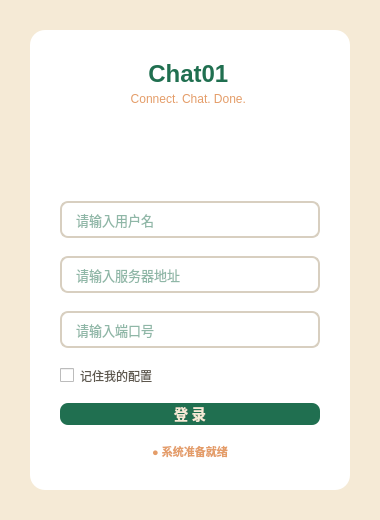
<?xml version="1.0" encoding="UTF-8"?>
<ui version="4.0">
 <class>LoginWindow</class>
 <widget class="QWidget" name="LoginWindow">
  <property name="geometry">
   <rect>
    <x>0</x>
    <y>0</y>
    <width>380</width>
    <height>520</height>
   </rect>
  </property>
  <property name="minimumSize">
   <size>
    <width>380</width>
    <height>520</height>
   </size>
  </property>
  <property name="maximumSize">
   <size>
    <width>380</width>
    <height>520</height>
   </size>
  </property>
  <property name="windowTitle">
   <string>Chat01 登录</string>
  </property>
  <property name="styleSheet">
   <string notr="true">
/* 整体背景使用杏米色 */
QWidget#LoginWindow {
    background-color: #F5EAD6;
    font-family: "Microsoft YaHei UI";
}

/* 登录卡片 */
QFrame#card {
    background: #ffffff;
    border-radius: 15px;
}

/* 输入框样式 */
QLineEdit {
    border: 1.5px solid #d8cfc0;
    border-radius: 8px;
    padding: 8px 12px;
    background: #ffffff;
    color: #206F50; /* 文字使用深绿 */
    font-size: 13px;
}

QLineEdit:focus {
    border: 1.5px solid #E49D69; /* 聚焦时变为焦糖橙 */
}

/* 登录按钮使用深林绿 */
QPushButton#loginButton {
    background-color: #206F50;
    color: #F5EAD6; /* 文字使用杏米色平衡 */
    border: none;
    border-radius: 8px;
    font-size: 14px;
    font-weight: bold;
}

QPushButton#loginButton:hover {
    background-color: #2a8a65;
}

QPushButton#loginButton:pressed {
    background-color: #1a5a41;
}

/* 复选框勾选颜色 */
QCheckBox { color: #5d574d; font-size: 12px; }
QCheckBox::indicator:checked {
    background-color: #E49D69;
    border-radius: 2px;
}

/* 状态标签 */
QLabel#statusLabel { color: #E49D69; font-size: 11px; font-weight: bold; }
   </string>
  </property>

  <layout class="QVBoxLayout" name="mainLayout">
   <property name="spacing"><number>0</number></property>
   <property name="margin"><number>30</number></property>

   <item>
    <widget class="QFrame" name="card">
     <layout class="QVBoxLayout" name="cardLayout">
      <property name="spacing"><number>18</number></property>
      <property name="margin"><number>30</number></property>

      <item>
       <widget class="QLabel" name="title">
        <property name="text">
         <string>&lt;div align='center'&gt;
            &lt;p style='font-size:24px; font-weight:bold; color:#206F50; margin:0;'&gt;Chat01&lt;/p&gt;
            &lt;p style='font-size:12px; color:#E49D69; margin-top:4px;'&gt;Connect. Chat. Done.&lt;/p&gt;
         &lt;/div&gt;</string>
        </property>
       </widget>
      </item>

      <item><spacer><property name="orientation"><enum>Qt::Vertical</enum></property>
      <property name="sizeHint" stdset="0"><size><width>20</width><height>10</height></size></property></spacer></item>

      <item>
       <widget class="QLineEdit" name="usernameEdit">
        <property name="placeholderText"><string>请输入用户名</string></property>
       </widget>
      </item>

      <item>
       <widget class="QLineEdit" name="serverAddressEdit">
        <property name="placeholderText"><string>请输入服务器地址</string></property>
       </widget>
      </item>

      <item>
       <widget class="QLineEdit" name="portEdit">
        <property name="placeholderText"><string>请输入端口号</string></property>
       </widget>
      </item>

      <item>
       <widget class="QCheckBox" name="rememberCheckBox">
        <property name="text"><string>记住我的配置</string></property>
       </widget>
      </item>

      <item>
       <widget class="QPushButton" name="loginButton">
        <property name="minimumHeight"><number>45</number></property>
        <property name="text"><string>登 录</string></property>
       </widget>
      </item>

      <item>
       <widget class="QLabel" name="statusLabel">
        <property name="text"><string>● 系统准备就绪</string></property>
        <property name="alignment"><set>Qt::AlignCenter</set></property>
       </widget>
      </item>

     </layout>
    </widget>
   </item>
  </layout>
 </widget>
</ui>
